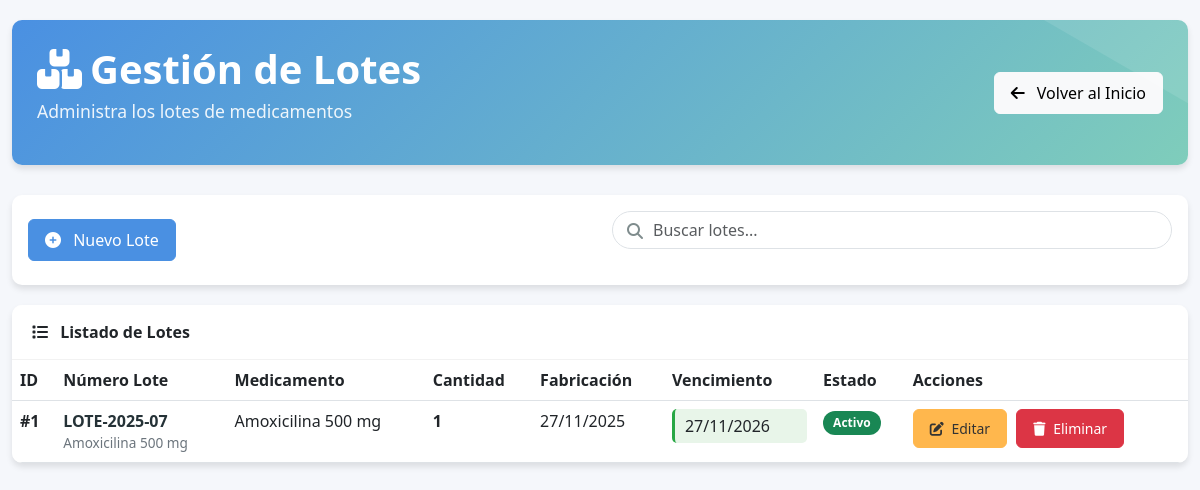
The page /farmacia/lotes/ (signed in) on the database as committed earlier.
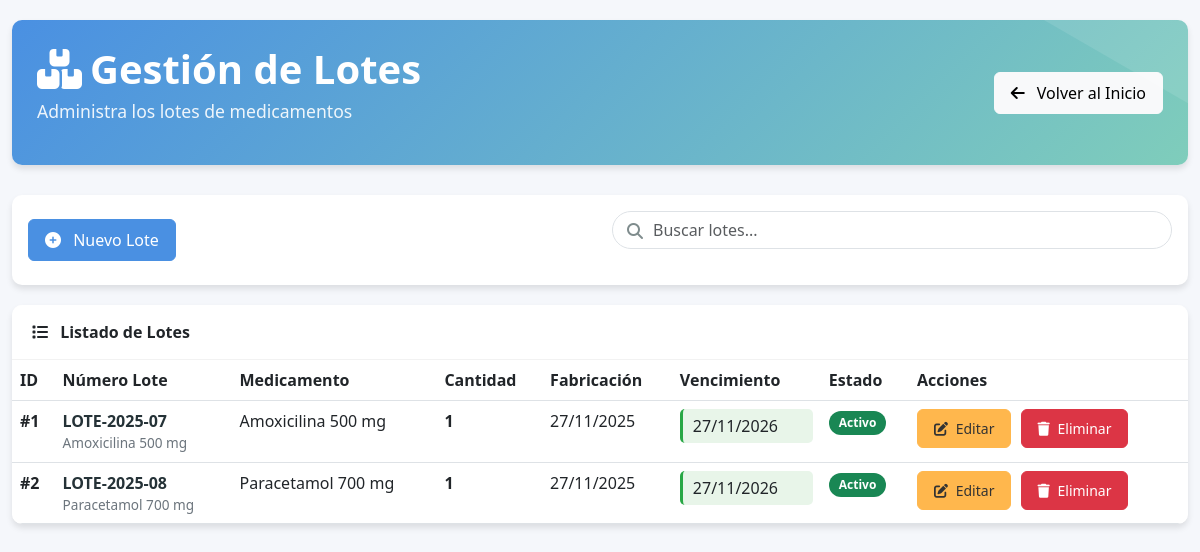
The same page on the database as committed later.
### farmacia_app/models.py (models this page shows, shortened)
class Lote(models.Model):
    id_lote = models.AutoField(primary_key=True)
    cantidad = models.IntegerField()
    numero_lote = models.CharField(max_length=100)
    fecha_fabricacion = models.DateField(blank=True, null=True)
    fecha_vencimiento = models.DateField(blank=True, null=True)
    estado = models.CharField(max_length=50, blank=True, null=True)
    id_factura_compra = models.ForeignKey(FacturaCompra, on_delete=models.CASCADE, db_column='id_factura_compra', blank=True, null=True)
    id_medicamento = models.ForeignKey(Medicamento, on_delete=models.CASCADE, db_column='id_medicamento', blank=True, null=True)
    class Meta:
        db_table = 'Lote'

class Medicamento(models.Model):
    ESTADOS = [
        (1, 'Activo'),
        (0, 'Inactivo'),
    ]
    id_medicamento = models.AutoField(primary_key=True)
    id_factura_compra = models.ForeignKey(
        FacturaCompra,
        on_delete=models.SET_NULL,
        db_column='id_factura_compra',
        blank=True,
        null=True
    )
    nombre_generico = models.CharField(max_length=255)
    fecha_caducidad = models.DateField(blank=True, null=True)
    cantidad = models.IntegerField(default=0)
    contra_indicaciones = models.TextField(blank=True, null=True)
    dosis = models.CharField(max_length=100, blank=True, null=True)
    cod_laboratorio = models.CharField(max_length=50, blank=True, null=True)
    registro_sanitario = models.CharField(max_length=100, blank=True, null=True)
    precauciones = models.TextField(blank=True, null=True)
    presentacion = models.CharField(max_length=100, blank=True, null=True)
    precio_unitario = models.DecimalField(max_digits=10, decimal_places=2, blank=True, null=True)
    stock_minimo = models.IntegerField(default=10)
    via_administracion = models.CharField(max_length=100, blank=True, null=True)
    requiere_receta = models.BooleanField(default=False)
    estado = models.IntegerField(choices=ESTADOS, default=1)
    fecha_registro = models.DateField(blank=True, null=True)
    class Meta:
        db_table = 'Medicamento'

### farmacia_app/views.py (the view)
# urls.py: path('lotes/', login_required(views.lote_list), name='lote_list'),
def lote_list(request):
    lotes = Lote.objects.all()
    return render(request, 'lote/list.html', {'lotes': lotes})

### farmacia_app/templates/lote/list.html (shortened to what the changed rows need)
<!DOCTYPE html>
<html lang="es">
<head>
    <link href="https://cdn.jsdelivr.net/npm/bootstrap@5.3.0/dist/css/bootstrap.min.css" rel="stylesheet">
    <link rel="stylesheet" href="https://cdnjs.cloudflare.com/ajax/libs/font-awesome/6.4.0/css/all.min.css">
</head>
<body>
    <div class="container">
        <div class="header-section fade-in">
            <div class="row align-items-center">
                <div class="col-md-6">
                    <h1 class="header-title"><i class="fas fa-boxes me-2"></i>Gestión de Lotes</h1>
                </div>
            </div>
        </div>
        <div class="card fade-in">
            <div class="table-responsive">
                <table class="table table-hover">
                    <thead>
                        <tr>
                            <th>ID</th>
                            <th>Número Lote</th>
                            <th>Medicamento</th>
                            <th>Cantidad</th>
                            <th>Fabricación</th>
                            <th>Vencimiento</th>
                            <th>Estado</th>
                            <th>Acciones</th>
                        </tr>
                    </thead>
                    <tbody>
                        {% for lote in lotes %}
                        <tr>
                            <td><strong>#{{ lote.id_lote }}</strong></td>
                            <td class="lote-info">
                                <div class="lote-number">{{ lote.numero_lote }}</div>
                                {% if lote.id_medicamento %}
                                <div class="lote-details">{{ lote.id_medicamento.nombre_generico }}</div>
                                {% endif %}
                            </td>
                            <td>
                                {% if lote.id_medicamento %}
                                    {{ lote.id_medicamento.nombre_generico }}
                                {% else %}
                                    <span class="text-muted">N/A</span>
                                {% endif %}
                            </td>
                            <td>
                                <strong>{{ lote.cantidad }}</strong>
                            </td>
                            <td>{{ lote.fecha_fabricacion|date:"d/m/Y" }}</td>
                            <td>
                                <div class="{% if lote.estado == 'Vencido' %}expiry-danger{% elif lote.estado == 'Por Vencer' %}expiry-warning{% else %}expiry-good{% endif %}">
                                    {{ lote.fecha_vencimiento|date:"d/m/Y" }}
                                </div>
                            </td>
                            <td>
                                {% if lote.estado == 'Activo' %}
                                    <span class="badge bg-success">{{ lote.estado }}</span>
                                {% elif lote.estado == 'Inactivo' %}
                                    <span class="badge bg-secondary">{{ lote.estado }}</span>
                                {% elif lote.estado == 'Por Vencer' %}
                                    <span class="badge bg-warning">{{ lote.estado }}</span>
                                {% elif lote.estado == 'Vencido' %}
                                    <span class="badge bg-danger">{{ lote.estado }}</span>
                                {% else %}
                                    <span class="badge bg-info">{{ lote.estado }}</span>
                                {% endif %}
                            </td>
                            <td class="action-buttons">
                                <a href="{% url 'lote_edit' lote.id_lote %}" class="btn btn-warning btn-sm">
                                    <i class="fas fa-edit me-1"></i> Editar
                                </a>
                                <a href="{% url 'lote_delete' lote.id_lote %}" class="btn btn-danger btn-sm" onclick="return confirm('¿Estás seguro de que quieres eliminar este lote?');">
                                    <i class="fas fa-trash me-1"></i> Eliminar
                                </a>
                            </td>
                        </tr>
                        {% endfor %}
                    </tbody>
                </table>
            </div>
        </div>
    </div>
</body>
</html>

Rows that differ between the two databases and show on the page:
added Lote: id_lote "2", numero_lote "LOTE-2025-08", id_medicamento.nombre_generico "Paracetamol 700 mg", cantidad "1", fecha_fabricacion "27/11/2025", fecha_vencimiento "27/11/2026", estado "Activo"
